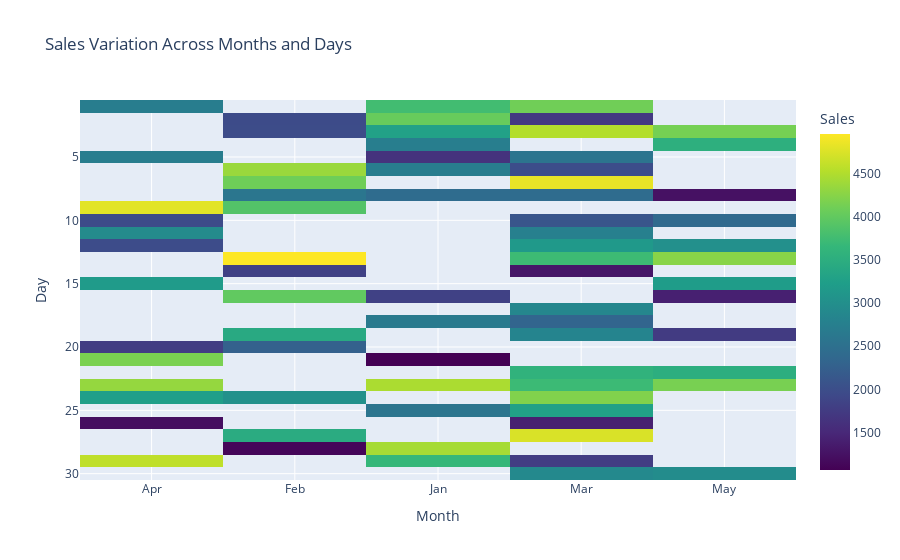

This figure's notebook cell:
### Markdown cell above
## 3. Using the sales data, generate a heatmap to visualize the variation in sales across different months and days.
np.random.seed(20)
data = {
    'Month': np.random.choice(['Jan', 'Feb', 'Mar', 'Apr', 'May'], 100),
    'Day': np.random.choice(range(1, 31), 100),
    'Sales': np.random.randint(1000, 5000, 100)
}
df = pd.DataFrame(data)

### Code cell
# Code to Generate the Heatmap
import numpy as np
import pandas as pd
import plotly.express as px

# Set a random seed for reproducibility
np.random.seed(20)

# Generate the dataset for sales data
data = {
    'Month': np.random.choice(['Jan', 'Feb', 'Mar', 'Apr', 'May'], 100),
    'Day': np.random.choice(range(1, 31), 100),
    'Sales': np.random.randint(1000, 5000, 100)
}
df = pd.DataFrame(data)

# Pivot the data to create a matrix for the heatmap
sales_pivot = df.pivot_table(index='Day', columns='Month', values='Sales', aggfunc='mean')

# Create the heatmap
fig = px.imshow(sales_pivot,
                labels=dict(x="Month", y="Day", color="Sales"),
                x=sales_pivot.columns,
                y=sales_pivot.index,
                title='Sales Variation Across Months and Days',
                color_continuous_scale='Viridis')

# Show the plot
fig.show()

### Figure 1 — Plotly figure (JSON) as saved in the notebook; plotly's stock layout.template omitted (floating-point values rounded to 4 significant figures; data arrays with more than 128 entries replaced by an {"elided": "..."} marker saying what was removed)
{"data": [{"coloraxis": "coloraxis", "hovertemplate": "Month: %{x}<br>Day: %{y}<br>Sales: %{z}<extra></extra>", "name": "0", "type": "heatmap", "x": ["Apr", "Feb", "Jan", "Mar", "May"], "xaxis": "x", "y": [1, 2, 3, 4, 5, 6, 7, 8, 9, 10, 11, 12, 13, 14, 15, 16, 17, 18, 19, 20, 21, 22, 23, 24, 25, 26, 27, 28, 29, 30], "yaxis": "y", "z": {"elided": "30x5 float values"}}], "layout": {"coloraxis": {"colorbar": {"title": {"text": "Sales"}}, "colorscale": [[0, "#440154"], [0.1111, "#482878"], [0.2222, "#3e4989"], [0.3333, "#31688e"], [0.4444, "#26828e"], [0.5556, "#1f9e89"], [0.6667, "#35b779"], [0.7778, "#6ece58"], [0.8889, "#b5de2b"], [1, "#fde725"]]}, "title": {"text": "Sales Variation Across Months and Days"}, "xaxis": {"anchor": "y", "constrain": "domain", "domain": [0, 1], "scaleanchor": "y", "title": {"text": "Month"}}, "yaxis": {"anchor": "x", "autorange": "reversed", "constrain": "domain", "domain": [0, 1], "title": {"text": "Day"}}}}
